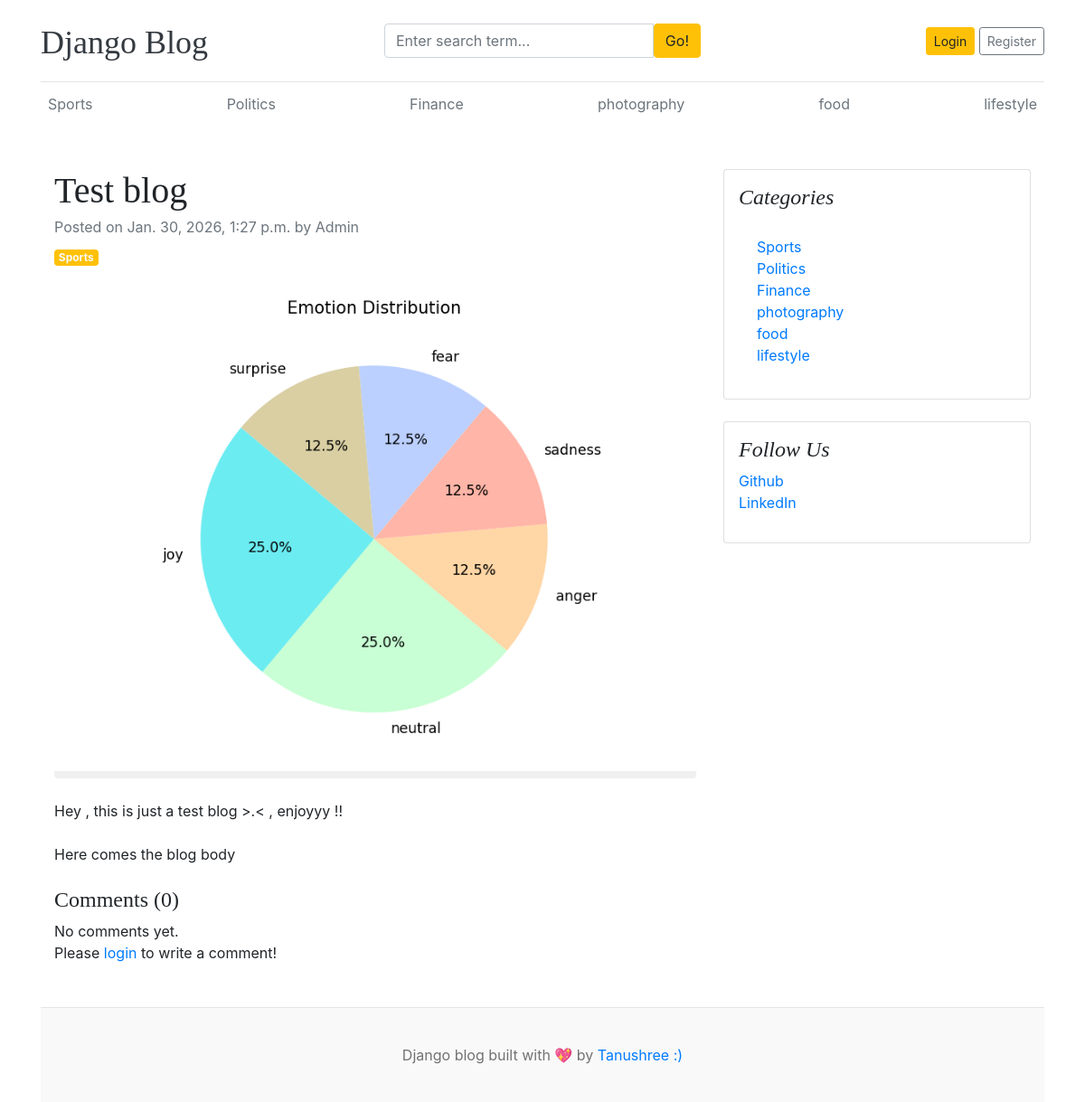
The app's page /blogs/test-blog with its own data.
### blogs/models.py (models this page shows, shortened)
class Category(models.Model):
    category_name=models.CharField(max_length=50,unique=True)
    created_at=models.DateTimeField(auto_now_add=True)
    updated_at=models.DateTimeField(auto_now=True)
    class Meta:
        verbose_name_plural='categories'
    def __str__(self):
        return self.category_name

class Blog(models.Model):
    title=models.CharField(max_length=100)
    slug=models.SlugField(max_length=150,unique=True)
    category=models.ForeignKey(Category, on_delete=models.CASCADE)
    author=models.ForeignKey(User,on_delete=models.CASCADE)
    featured_image=models.ImageField(upload_to='uploads/%Y/%m/%d')
    short_description=models.TextField(max_length=500)
    blog_body=models.TextField(max_length=2000)
    status=models.CharField(max_length=20,choices=STATUS_CHOICES,default="Draft")
    is_featured=models.BooleanField(default=0)
    created_at=models.DateTimeField(auto_now_add=True)
    updated_at=models.DateTimeField(auto_now=True)

class SocialLink(models.Model):
    platform=models.CharField(max_length=25)
    link=models.URLField(max_length=100)
    created_at=models.DateTimeField(auto_now_add=True)
    updated_at=models.DateTimeField(auto_now=True)

### blogs/views.py (the view, shortened to what this page needs)
# urls.py: path('blogs/<slug:slug>',BlogsView.blogs,name='blogs'),
def blogs(request,slug):
   single_blog=get_object_or_404(Blog,slug=slug,status='Published')
   comments=Comment.objects.filter(blog=single_blog)
   comment_count=comments.count()
   context={
      'single_blog':single_blog,
      'comments':comments,
      'comment_count':comment_count,
   }
   return render(request,'blogs.html',context)

### blogs/context_processors.py (called while the page is built)
def get_categories(request):
    categories=Category.objects.all()
    return dict(categories=categories)

def get_social_links(request):
    social_links=SocialLink.objects.all()
    return dict(social_links=social_links)

### templates/blogs.html
{% extends 'base.html' %}
{% block content %}
<div class="container mt-5">
    <div class="row">
        <div class="col-lg-8">
            <article>
                <header class="mb-4">
                    <h1 class="fw-bolder mb-1">{{ single_blog.title }}</h1>
                    <div class="text-muted fst-italic mb-2">Posted on {{ single_blog.created_at }} by {{ single_blog.author }}</div>
                    <a class="badge bg-warning text-decoration-none text-light" href="#!">{{ single_blog.category }}</a>
                </header>
                <figure class="mb-4"><img class="img-fluid rounded" src="{{ single_blog.featured_image.url }}" alt="..." /></figure>
                <section class="mb-5">
                    <p class="fs-5 mb-4">{{ single_blog.short_description }}</p>
                    <p class="fs-5 mb-4">{{ single_blog.blog_body }}</p>
                    <h4>Comments ({{ comment_count }})</h4>
                    {% if comments %}
                        {% for comment in comments %}
                            <div class="card mt-1">
                                <div class="card-body">
                                    <p class="card-text mb-0">{{ comment }}</p>
                                    <span>
                                        <small>By {{ comment.user }}</small>
                                        <small>| {{ comment.created_at | timesince }} ago</small>
                                    </span>
                                </div>
                            </div>
                        {% endfor %}
                    {% else %}
                    No comments yet.
                    {% endif %}
                    <br>
                    <div class="form-group">
                        {% if user.is_authenticated %}
                        <form action="" method="POST">
                            {% csrf_token %}
                            <div class="form-group">
                                <textarea name="comment" class="form-control" placeholder="Write your comment"></textarea>
                                <input type="submit" value="Submit" class="btn btn-primary mt-2">
                            </div>
                        </form>
                        {% else %}
                        <p>Please <span><a href="{% url 'login' %}">login</a></span> to write a comment!</p>
                        {% endif %}
                    </div>
                </section>
            </article>
        </div>
        <div class="col-lg-4">
            <div class="card mb-4 p-3">
                <h4 class="font-italic">Categories</h4>
                <div class="card-body">
                    <div class="row">
                        <div class="col-sm-6">
                            <ul class="list-unstyled mb-0">
                                {% for cat in categories %}
                                <li><a href="{% url 'posts_by_category' cat.id %}">{{ cat.category_name }}</a></li>
                                {% endfor %}
                            </ul>
                        </div>
                    </div>
                </div>
            </div>
            {% if social_links %}
            <div class="card mb-4 p-3">
                <h4 class="font-italic">Follow Us</h4>
                <ol class="list-unstyled">
                    {% for i in social_links %}
                    <li><a href="{{ i.link }}" target="_blank">{{ i.platform }}</a></li>
                    {% endfor %}
                </ol>
            </div>
            {% endif %}
        </div>
    </div>
</div>
{% endblock %}

### templates/base.html (shortened to what this page needs)
{% load static %}
<!DOCTYPE html>
<html lang="en">
<head>
    <link href="https://getbootstrap.com/docs/4.0/dist/css/bootstrap.min.css" rel="stylesheet">
    <link href="{% static 'css/blog.css' %}" rel="stylesheet">
    <link rel="stylesheet" href="https://cdnjs.cloudflare.com/ajax/libs/font-awesome/4.7.0/css/font-awesome.min.css">
  </head>
<body>
    <div class="container">
      <header class="blog-header py-3">
        <div class="row flex-nowrap justify-content-between align-items-center">
          <div class="col-4 pt-1">
            <a class="blog-header-logo text-dark" href="/">Django Blog</a>
          </div>
          <div class="col-4">
            <form action="{% url 'search' %}" method="GET">
              <div class="input-group">
                <input class="form-control" type="text" name="keyword" value="{{ keyword }}" placeholder="Enter search term..." aria-label="Enter search term..." aria-describedby="button-search" />
                <button type="submit" class="btn btn-warning" id="button-search" type="button">Go!</button>
            </div>
            </form>
          </div>
          <div class="col-4 d-flex justify-content-end align-items-center">
            {% if not user.is_authenticated %}
            <a class="btn btn-sm btn-warning" href="{% url 'login' %}">Login</a> &nbsp;
            <a class="btn btn-sm btn-outline-secondary" href="{% url 'register' %}">Register</a>
            {% else %}
            <span><a href="{% url 'dashboard' %}">Dashboard</a></span>
            &emsp;
            <span><a href="{% url 'logout' %}">Logout</a></span>
            {% endif %}
          </div>
        </div>
      </header>
      <div class="nav-scroller py-1 mb-2">
        <nav class="nav d-flex justify-content-between">
          {% for cat in categories %}
          <a class="p-2 text-muted" href="{% url 'posts_by_category' cat.id %}">{{ cat.category_name }}</a>
          {% endfor %}
        </nav>
      </div>
{% block content %}
{% endblock %}
<footer class="blog-footer">
    <p>Django blog built with 💖 by <a href="#">Tanushree :)</a></p>
  </footer>
  </body>
  </html>

### static/css/blog.css (style rules this page uses)
.blog-header { border-bottom: 1px solid #e5e5e5; }
.blog-header-logo { font-family: "Playfair Display", Georgia, "Times New Roman", serif; font-size: 2.25rem; }
h1, h2, h3, h4, h5, h6 { font-family: "Playfair Display", Georgia, "Times New Roman", serif; }
.blog-footer { padding: 2.5rem 0; color: #727272; text-align: center; background-color: #f9f9f9; border-top: .05rem solid #e5e5e5; }
.blog-footer p:last-child { margin-bottom: 0; }

### records on screen
Category: category_name "Sports"
Category: category_name "Politics"
Category: category_name "Finance"
Category: category_name "photography"
Category: category_name "food"
Category: category_name "lifestyle"
Blog: title "Test blog", created_at "Jan. 30, 2026, 1:27 p.m.", author "Admin", category "Sports", featured_image (picture), short_description "Hey , this is just a test blog >.< , enjoyyy !!", blog_body "Here comes the blog body"
SocialLink: platform "Github"
SocialLink: platform "LinkedIn"

### other values on screen
{{ comment_count }} "0"
